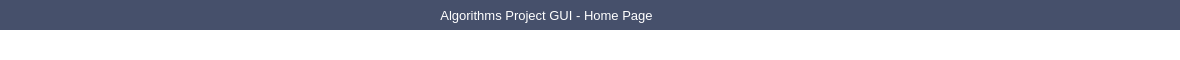
       <widget class="QFrame" name="frame_top">
        <property name="minimumSize">
         <size>
          <width>1180</width>
          <height>0</height>
         </size>
        </property>
        <property name="maximumSize">
         <size>
          <width>16777215</width>
          <height>60</height>
         </size>
        </property>
        <property name="styleSheet">
         <string notr="true">background-color: transparent;</string>
        </property>
        <property name="frameShape">
         <enum>QFrame::NoFrame</enum>
        </property>
        <property name="frameShadow">
         <enum>QFrame::Raised</enum>
        </property>
        <layout class="QHBoxLayout" name="horizontalLayout_7">
         <property name="spacing">
          <number>0</number>
         </property>
         <property name="leftMargin">
          <number>0</number>
         </property>
         <property name="topMargin">
          <number>0</number>
         </property>
         <property name="rightMargin">
          <number>0</number>
         </property>
         <property name="bottomMargin">
          <number>0</number>
         </property>
         <item>
          <widget class="QFrame" name="frame_top_right">
           <property name="styleSheet">
            <string notr="true">background: transparent;</string>
           </property>
           <property name="frameShape">
            <enum>QFrame::NoFrame</enum>
           </property>
           <property name="frameShadow">
            <enum>QFrame::Raised</enum>
           </property>
           <layout class="QVBoxLayout" name="verticalLayout_4">
            <property name="spacing">
             <number>0</number>
            </property>
            <property name="leftMargin">
             <number>0</number>
            </property>
            <property name="topMargin">
             <number>0</number>
            </property>
            <property name="rightMargin">
             <number>0</number>
            </property>
            <property name="bottomMargin">
             <number>0</number>
            </property>
            <item>
             <widget class="QFrame" name="frame_top_btns">
              <property name="maximumSize">
               <size>
                <width>16777215</width>
                <height>30</height>
               </size>
              </property>
              <property name="styleSheet">
               <string notr="true">background-color: rgba(33, 45, 76, 150);</string>
              </property>
              <property name="frameShape">
               <enum>QFrame::NoFrame</enum>
              </property>
              <property name="frameShadow">
               <enum>QFrame::Raised</enum>
              </property>
              <layout class="QHBoxLayout" name="horizontalLayout_8">
               <property name="spacing">
                <number>0</number>
               </property>
               <property name="leftMargin">
                <number>0</number>
               </property>
               <property name="topMargin">
                <number>0</number>
               </property>
               <property name="rightMargin">
                <number>0</number>
               </property>
               <property name="bottomMargin">
                <number>0</number>
               </property>
               <item>
                <widget class="QFrame" name="frame_label_top_btns">
                 <property name="minimumSize">
                  <size>
                   <width>0</width>
                   <height>30</height>
                  </size>
                 </property>
                 <property name="frameShape">
                  <enum>QFrame::NoFrame</enum>
                 </property>
                 <property name="frameShadow">
                  <enum>QFrame::Raised</enum>
                 </property>
                 <layout class="QHBoxLayout" name="horizontalLayout_10">
                  <property name="spacing">
                   <number>0</number>
                  </property>
                  <property name="leftMargin">
                   <number>8</number>
                  </property>
                  <property name="topMargin">
                   <number>0</number>
                  </property>
                  <property name="rightMargin">
                   <number>10</number>
                  </property>
                  <property name="bottomMargin">
                   <number>0</number>
                  </property>
                  <item>
                   <widget class="QFrame" name="frame_icon_top_bar">
                    <property name="minimumSize">
                     <size>
                      <width>0</width>
                      <height>30</height>
                     </size>
                    </property>
                    <property name="maximumSize">
                     <size>
                      <width>30</width>
                      <height>30</height>
                     </size>
                    </property>
                    <property name="styleSheet">
                     <string notr="true">background: transparent;
image: url(:/images/images/shutter_speed_white_24dp.svg);
background-position: center;
background-repeat: no-repeat;</string>
                    </property>
                    <property name="frameShape">
                     <enum>QFrame::StyledPanel</enum>
                    </property>
                    <property name="frameShadow">
                     <enum>QFrame::Raised</enum>
                    </property>
                   </widget>
                  </item>
                  <item>
                   <widget class="QLabel" name="label_title_bar_top">
                    <property name="minimumSize">
                     <size>
                      <width>0</width>
                      <height>30</height>
                     </size>
                    </property>
                    <property name="font">
                     <font>
                      <family>Segoe UI</family>
                      <pointsize>10</pointsize>
                      <weight>50</weight>
                      <bold>false</bold>
                     </font>
                    </property>
                    <property name="styleSheet">
                     <string notr="true">background: transparent;
margin-left: 5px;
color: rgb(255, 255, 255);</string>
                    </property>
                    <property name="text">
                     <string>Algorithms Project GUI - Home Page</string>
                    </property>
                    <property name="alignment">
                     <set>Qt::AlignCenter</set>
                    </property>
                   </widget>
                  </item>
                 </layout>
                 <zorder>label_title_bar_top</zorder>
                 <zorder>frame_icon_top_bar</zorder>
                </widget>
               </item>
               <item>
                <widget class="QFrame" name="frame_btns_right">
                 <property name="maximumSize">
                  <size>
                   <width>120</width>
                   <height>16777215</height>
                  </size>
                 </property>
                 <property name="frameShape">
                  <enum>QFrame::NoFrame</enum>
                 </property>
                 <property name="frameShadow">
                  <enum>QFrame::Raised</enum>
                 </property>
                 <layout class="QHBoxLayout" name="horizontalLayout_9">
                  <property name="spacing">
                   <number>0</number>
                  </property>
                  <property name="leftMargin">
                   <number>0</number>
                  </property>
                  <property name="topMargin">
                   <number>0</number>
                  </property>
                  <property name="rightMargin">
                   <number>0</number>
                  </property>
                  <property name="bottomMargin">
                   <number>0</number>
                  </property>
                  <item>
                   <widget class="QPushButton" name="btn_minimize">
                    <property name="sizePolicy">
                     <sizepolicy hsizetype="Minimum" vsizetype="Expanding">
                      <horstretch>0</horstretch>
                      <verstretch>0</verstretch>
                     </sizepolicy>
                    </property>
                    <property name="minimumSize">
                     <size>
                      <width>0</width>
                      <height>30</height>
                     </size>
                    </property>
                    <property name="toolTip">
                     <string>Minimize</string>
                    </property>
                    <property name="styleSheet">
                     <string notr="true">QPushButton {	
	border: none;
	background-color: transparent;
}
QPushButton:hover {
	background-color: rgb(44, 49, 60)
}
QPushButton:pressed {	
	background-color: rgb(85, 170, 255);
}</string>
                    </property>
                    <property name="text">
                     <string/>
                    </property>
                    <property name="icon">
                     <iconset>
                      <normaloff>../images/minimize_white_24dp.svg</normaloff>../images/minimize_white_24dp.svg</iconset>
                    </property>
                   </widget>
                  </item>
                  <item>
                   <widget class="QPushButton" name="btn_maximize_restore">
                    <property name="sizePolicy">
                     <sizepolicy hsizetype="Minimum" vsizetype="Expanding">
                      <horstretch>0</horstretch>
                      <verstretch>0</verstretch>
                     </sizepolicy>
                    </property>
                    <property name="minimumSize">
                     <size>
                      <width>0</width>
                      <height>30</height>
                     </size>
                    </property>
                    <property name="toolTip">
                     <string>Maximize</string>
                    </property>
                    <property name="styleSheet">
                     <string notr="true">QPushButton {	
	border: none;
	background-color: transparent;
}
QPushButton:hover {
	background-color: rgb(44, 49, 60)
}
QPushButton:pressed {	
	background-color: rgb(85, 170, 255);
}</string>
                    </property>
                    <property name="text">
                     <string/>
                    </property>
                    <property name="icon">
                     <iconset>
                      <normaloff>../images/open_in_full_white_24dp.svg</normaloff>../images/open_in_full_white_24dp.svg</iconset>
                    </property>
                   </widget>
                  </item>
                  <item>
                   <widget class="QPushButton" name="btn_close">
                    <property name="sizePolicy">
                     <sizepolicy hsizetype="Minimum" vsizetype="Expanding">
                      <horstretch>0</horstretch>
                      <verstretch>0</verstretch>
                     </sizepolicy>
                    </property>
                    <property name="minimumSize">
                     <size>
                      <width>0</width>
                      <height>30</height>
                     </size>
                    </property>
                    <property name="toolTip">
                     <string>Close</string>
                    </property>
                    <property name="styleSheet">
                     <string notr="true">QPushButton {	
	border: none;
	background-color: transparent;
}
QPushButton:hover {
	background-color: rgb(44, 49, 60)
}
QPushButton:pressed {	
	background-color: rgb(85, 170, 255);
}</string>
                    </property>
                    <property name="text">
                     <string/>
                    </property>
                    <property name="icon">
                     <iconset>
                      <normaloff>../images/close_white_24dp.svg</normaloff>../images/close_white_24dp.svg</iconset>
                    </property>
                   </widget>
                  </item>
                 </layout>
                 <zorder>btn_minimize</zorder>
                 <zorder>btn_close</zorder>
                 <zorder>btn_maximize_restore</zorder>
                </widget>
               </item>
              </layout>
             </widget>
            </item>
            <item>
             <spacer name="verticalSpacer_6">
              <property name="orientation">
               <enum>Qt::Vertical</enum>
              </property>
              <property name="sizeHint" stdset="0">
               <size>
                <width>20</width>
                <height>40</height>
               </size>
              </property>
             </spacer>
            </item>
           </layout>
          </widget>
         </item>
        </layout>
       </widget>
